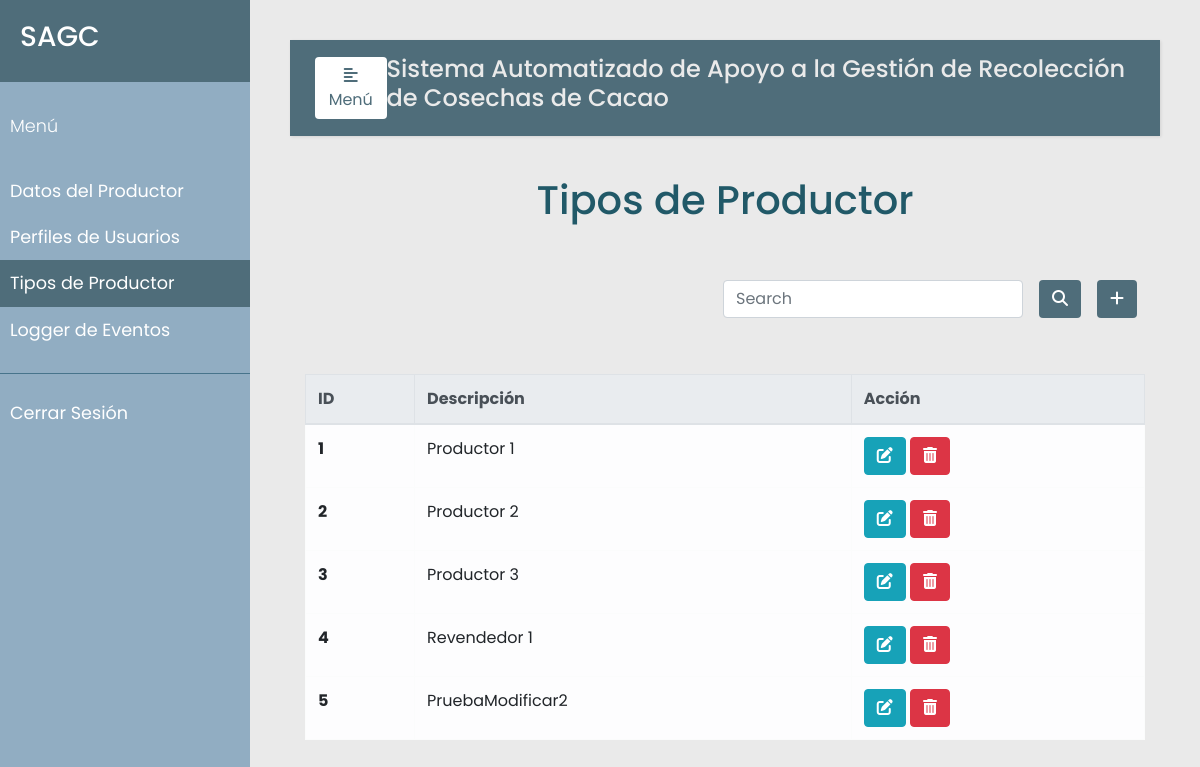
/update_tipo_productor/4 (signed in), run on an earlier commit of the app's database.
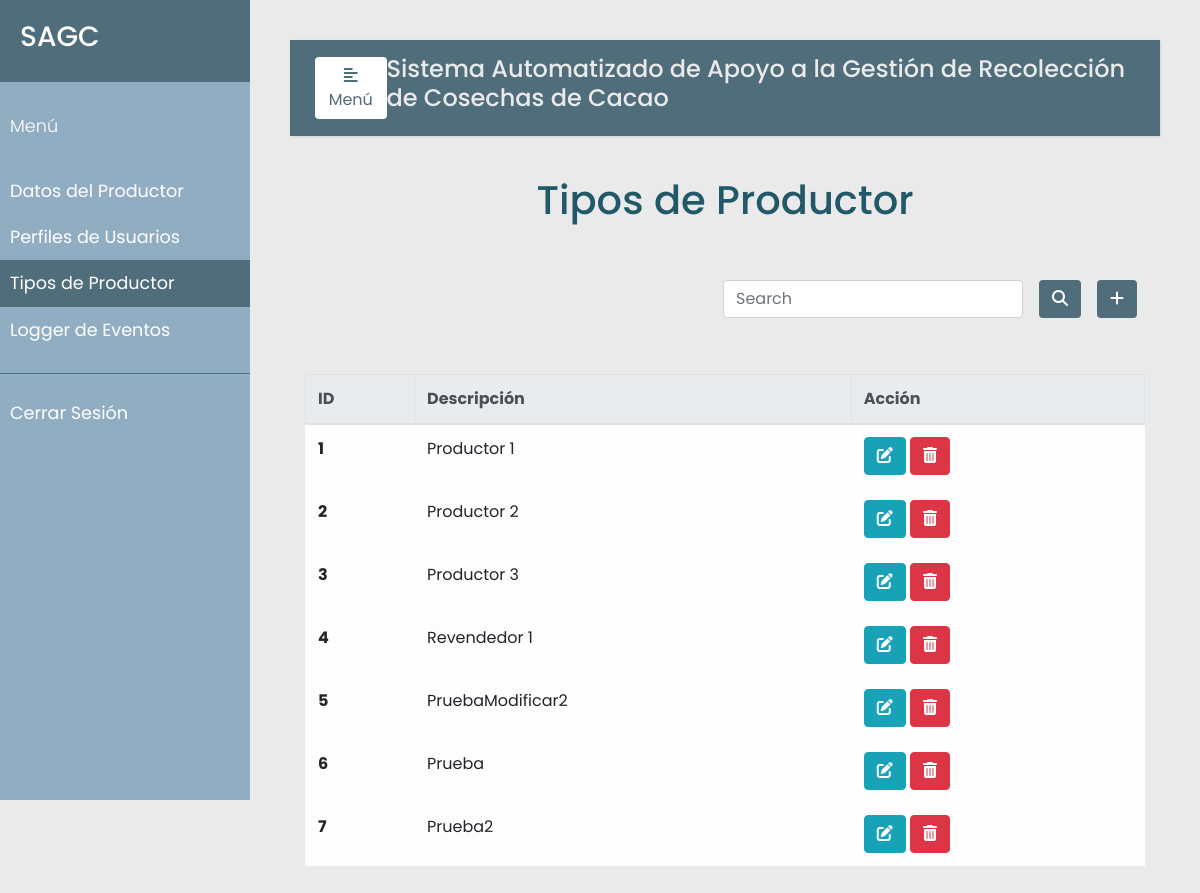
And on a later commit of the database.
### models.py (models this page shows, shortened)
class TipoProductor(db.Model):
    __tablename__ = 'tipo_prod'
    id = db.Column(db.Integer, primary_key=True)
    descripcion = db.Column(db.String(120), nullable=False, unique=True)
    producer = db.relationship('Productor', backref='tipo_productor', lazy=True)

### app.py (the view, shortened to what this page needs)
@app.route('/update_tipo_productor/<int:id>', methods=['GET', 'POST'])
@login_required
def update_tipo_productor(id):
    error=None
    tipo_prod = TipoProductor.query.all()
    type_to_update = TipoProductor.query.get_or_404(id)
    return render_template("tipo_productor.html", error=error, admin=session['rol_admin'], tipo_prod=tipo_prod)

### app.py (called while the page is built)
def login_required(f):
    @wraps(f)
    def wrap(*args, **kwargs):
        if 'logged_in' in session:
            return f(*args, **kwargs)
        else:
            flash('Necesitas iniciar sesión primero')
            return redirect(url_for('login'))
    return wrap

### templates/tipo_productor.html (shortened to what this page needs)
{% extends "base.html" %}
{% block navbar %}
<li class="nav-item">
    <a class="nav-link" href="{{url_for('productor')}}">Datos del Productor</a>
</li>
<li class="nav-item">
    <a class="nav-link" href="{{url_for('perfiles')}}">Perfiles de Usuarios</a>
</li>
<li class="nav-item active">
  <a class="nav-link" href="{{url_for('tipo_productor')}}">Tipos de Productor<span class="sr-only">(current)</span></a>
</li>
<li class="nav-item">
    <a class="nav-link" href="{{url_for('eventos')}}">Logger de Eventos</a>
</li>
{% endblock %}
{% block sesion %}
<li class="nav-item">
  <a class="nav-link" href="{{url_for('logout')}}">Cerrar Sesión</a>
</li>
{% endblock %}
{% block content %}
    <div class="container h-100">
        <p class="text-center h1 fw-bold mb-5 mx-1 mx-md-4 mt-4">Tipos de Productor</p>
        <div class="d-flex flex-row-reverse bd-highlight">
            <div class="p-2 bd-highlight">
              <button type="button" class="btn" style="color:#fff; background-color:#4F6D7A;" data-toggle="modal" data-target="#exampleModalLong">
                <i class="fa-solid fa-plus"></i>
              </button>
            </div>
            <div class="p-2 bd-highlight" style="display:flex; align-content: flex-end;">
              <form action='/search_tipo_productor' method="post" class="form-inline" style="justify-content: flex-end">
                <input class="form-control mr-3 w-75" type="text" placeholder="Search" aria-label="Buscar" name="search_tipo_productor">
                <button type="submit" id="search_tipo_productor" name="action-type" value="search" class="btn" style="color:#fff; background-color:#4F6D7A;">
                  <i class="fas fa-search" aria-hidden="true"></i>
                </button>
              </form>
            </div>
          </div>
        <br/>
        <br>
        <table class="table table-bordered table-light table-hover">
          <thead class="thead-light">
            <tr>
              <th scope="col">ID</th>
              <th scope="col">Descripción</th>
              <th scope="col">Acción</th>
            </tr>
          </thead>
          <tbody>
            {% for u in tipo_prod %}
            <tr>
              <th scope="row">{{u.id}}</th>
              <td>{{u.descripcion}}</td>
              <td>
                <button type="button" class="btn btn-info" data-toggle="modal" data-target="#edit-modal-{{u.id}}">
                  <i class="fas fa-edit"></i>
                </button>
                <button type="button" class="btn btn-danger" data-toggle="modal" data-target="#delete-modal-{{u.id}}">
                  <i class="fas fa-trash-alt"></i>
                </button>
              </td>
            </tr>
            {% endfor %}
          </tbody>
        </table>
    </div>
{% endblock %}

### templates/base.html (shortened to what this page needs)
<!DOCTYPE html>
<html lang="en">
<head>
    <link rel="stylesheet" href="https://cdn.jsdelivr.net/npm/bootstrap@4.3.1/dist/css/bootstrap.min.css">
    <link rel="stylesheet" href="../static/css/styles.css">
    <link rel="stylesheet" href="https://cdnjs.cloudflare.com/ajax/libs/malihu-custom-scrollbar-plugin/3.1.5/jquery.mCustomScrollbar.min.css">
    <link rel="stylesheet" href="https://cdnjs.cloudflare.com/ajax/libs/font-awesome/6.1.1/css/all.min.css" />
</head>
<body>
    <div class="wrapper">
        <nav id="sidebar">
            <div class="sidebar-header">
                <h3>SAGC</h3>
            </div>
            <ul class="list-unstyled components">
                <p>Menú</p>
                {% block navbar %}
                {% endblock %}
            </ul>
            <ul class="list-unstyled others">
                {% block sesion %}
                {% endblock %}
            </ul>
        </nav>
        <div id="content">
            <nav class="navbar navbar-expand-lg" style="background-color:#4F6D7A;">
                <div class="container-fluid">
                    <button type="button" id="sidebarCollapse" class="btn" style="background-color:#fff; color: #4F6D7A;">
                        <i class="fas fa-align-left"></i>
                        <span>Menú</span>
                    </button>
                    <h4>Sistema Automatizado de Apoyo a la Gestión de Recolección de Cosechas de Cacao</h4>
                </div>
            </nav>
            {% block content %}
            {% endblock %}
        </div>
    </div>
</body>
</html>

### static/css/styles.css (style rules this page uses)
body { font-family: 'Poppins', sans-serif; background: #EAEAEA; }
p { font-family: 'Poppins', sans-serif; font-size: 1.1em; font-weight: 300; line-height: 1.7em; color: #215968; }
h4 { color: #EAEAEA; }
a, a:hover, a:focus { color: inherit; text-decoration: none; transition: all 0.3s; }
.navbar { padding: 15px 10px; background: #fff; border: none; border-radius: 0; margin-bottom: 40px; box-shadow: 1px 1px 3px rgba(0, 0, 0, 0.1); }
.wrapper { display: flex; width: 100%; }
#sidebar { width: 250px; position: fixed; top: 0; left: 0; height: 100vh; z-index: 999; background: #91ADC2; color: #fff; transition: all 0.3s; }
#sidebar .sidebar-header { padding: 20px; background: #4F6D7A; }
#sidebar ul.components { padding: 20px 0; border-bottom: 1px solid #47748b; }
#sidebar ul p { color: #fff; padding: 10px; }
#sidebar ul li a { padding: 10px; font-size: 1.1em; display: block; }
#sidebar ul li.active>a, a[aria-expanded="true"] { color: #fff; background: #4F6D7A; }
#content { width: calc(100% - 250px); padding: 40px; min-height: 100vh; transition: all 0.3s; position: absolute; top: 0; right: 0; }

What changed in the data, as far as the page shows it:
added TipoProductor: id "6", descripcion "Prueba"
added TipoProductor: id "7", descripcion "Prueba2"
